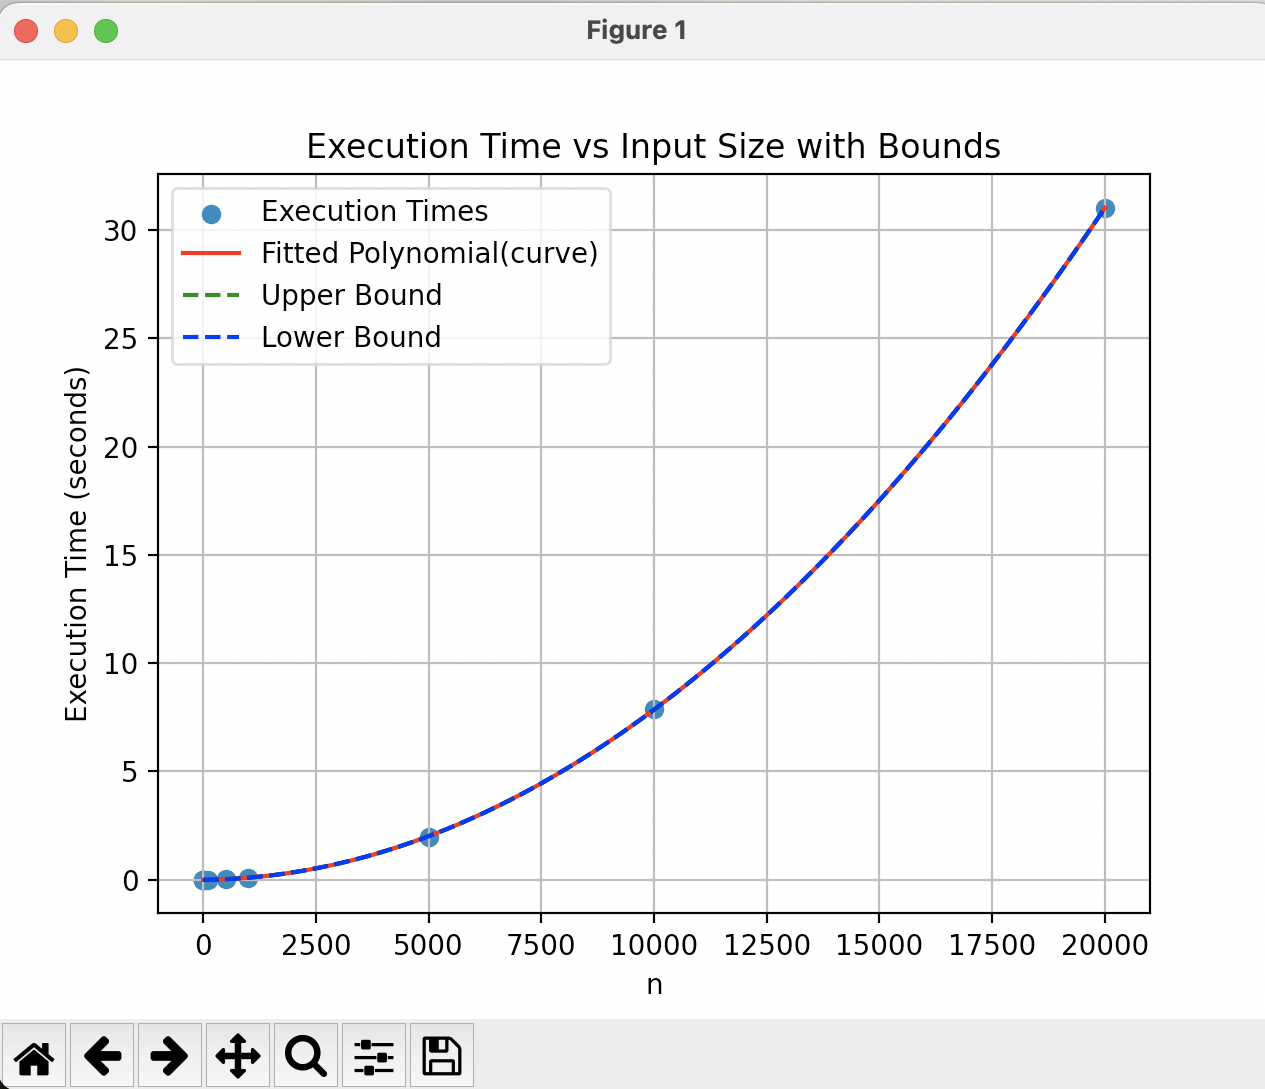

Recreate this plot in Python.
import timeit
import numpy as np
from scipy.optimize import curve_fit
import matplotlib.pyplot as plt



# Define the function
def calcfn(n):
    x = 1
    for i in range(1, n + 1):
        for j in range(1, n + 1):
            x = x + 1
    return x

# Benchmarking 
time_exec = [timeit.timeit(lambda: calcfn(n), number=1) for n in [1, 2, 3, 10, 100, 500, 1000, 5000, 10000, 20000]]

# Input sizes
n_values = [1, 2, 3, 10, 100, 500, 1000, 5000, 10000, 20000]

# Fit a polynomial curve to the data
def poly_curve_fit(x, a, b, c):
    return a * x ** 2 + b * x + c

popt, _ = curve_fit(poly_curve_fit, n_values, time_exec)

# Generate points for the curve
x_axis_c = np.linspace(min(n_values), max(n_values), 100)
y_axis_c = poly_curve_fit(x_axis_c, *popt)

# Define upper and lower bounds for the polynomial curve
def upper_bound(x, a, b, c):
    return poly_curve_fit(x, a, b, c) * 1.1  # 10% increase

def lower_bound(x, a, b, c):
    return poly_curve_fit(x, a, b, c) * 0.9  # 10% decrease

# Fit upper and lower bound curves
popt_upper, _ = curve_fit(upper_bound, n_values, time_exec)
popt_lower, _ = curve_fit(lower_bound, n_values, time_exec)

# Generate points for the upper and lower bound curves
y_upper = upper_bound(x_axis_c, *popt_upper)
y_lower = lower_bound(x_axis_c, *popt_lower)

# Plotting
plt.scatter(n_values, time_exec, label='Execution Times')
plt.plot(x_axis_c, y_axis_c, 'r-', label='Fitted Polynomial(curve)')
plt.plot(x_axis_c, y_upper, 'g--', label='Upper Bound')
plt.plot(x_axis_c, y_lower, 'b--', label='Lower Bound')
plt.xlabel('n')
plt.ylabel('Execution Time (seconds)')
plt.title('Execution Time vs Input Size with Bounds')
plt.legend()
plt.grid(True)
plt.show()
